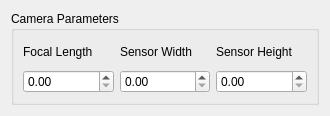
<ui version="4.0" >
 <class>ParametersForm</class>
 <widget class="QWidget" name="ParametersForm" >
  <property name="geometry" >
   <rect>
    <x>0</x>
    <y>0</y>
    <width>330</width>
    <height>116</height>
   </rect>
  </property>
  <property name="minimumSize" >
   <size>
    <width>0</width>
    <height>0</height>
   </size>
  </property>
  <property name="maximumSize" >
   <size>
    <width>330</width>
    <height>116</height>
   </size>
  </property>
  <property name="windowTitle" >
   <string>Parameters</string>
  </property>
  <layout class="QVBoxLayout" name="verticalLayout_4" >
   <item>
    <widget class="QGroupBox" name="groupBox" >
     <property name="title" >
      <string>Camera Parameters</string>
     </property>
     <layout class="QHBoxLayout" name="horizontalLayout" >
      <item>
       <layout class="QVBoxLayout" name="verticalLayout" >
        <item>
         <widget class="QLabel" name="label" >
          <property name="text" >
           <string>Focal Length</string>
          </property>
         </widget>
        </item>
        <item>
         <widget class="QDoubleSpinBox" name="focal_length_SpinBox" />
        </item>
       </layout>
      </item>
      <item>
       <layout class="QVBoxLayout" name="verticalLayout_2" >
        <item>
         <widget class="QLabel" name="label_2" >
          <property name="text" >
           <string>Sensor Width</string>
          </property>
         </widget>
        </item>
        <item>
         <widget class="QDoubleSpinBox" name="sensor_width_SpinBox" />
        </item>
       </layout>
      </item>
      <item>
       <layout class="QVBoxLayout" name="verticalLayout_3" >
        <item>
         <widget class="QLabel" name="label_3" >
          <property name="text" >
           <string>Sensor Height</string>
          </property>
         </widget>
        </item>
        <item>
         <widget class="QDoubleSpinBox" name="sensor_height_SpinBox" />
        </item>
       </layout>
      </item>
     </layout>
    </widget>
   </item>
  </layout>
 </widget>
 <resources/>
 <connections/>
</ui>
